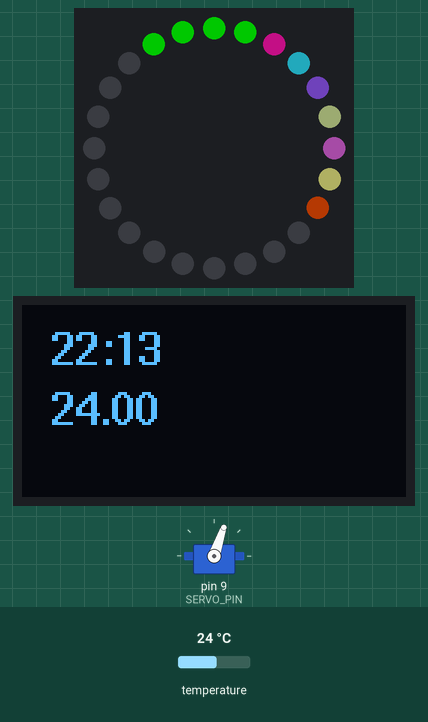
A sketch run on a simulated Arduino Uno, built with avr-gcc and run on an emulated ATmega328P. Shown: servo, 24 RGB LEDs in a ring, first at the top, clockwise, 128×64 one-colour display. Inputs (shaded band) come from the test bench; at power-on: temperature 24 °C. Dim RGB values are drawn brighter than linear; the local clock reads 2024-03-15 10:24:30 at power-on unless the sketch sets it; random numbers use the default seed unless the sketch sets one.

Above: at 1.2 s.
1.3 s: temperature set to 12 °C
At 2.9 s:
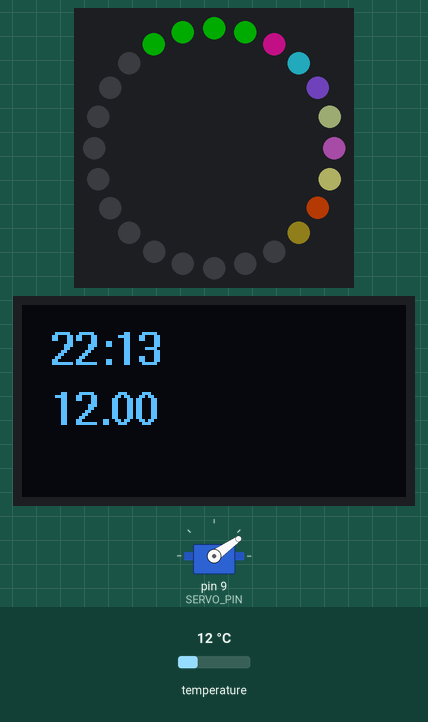
4.3 s: temperature set to 19 °C
At 5.7 s:
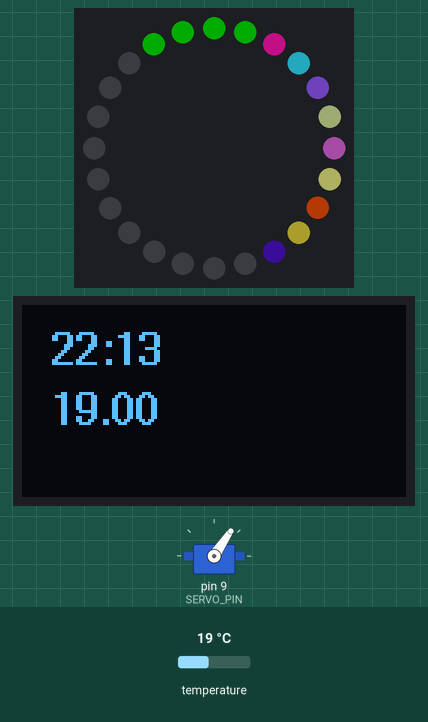
7.3 s: temperature set to 41 °C
At 9.0 s:
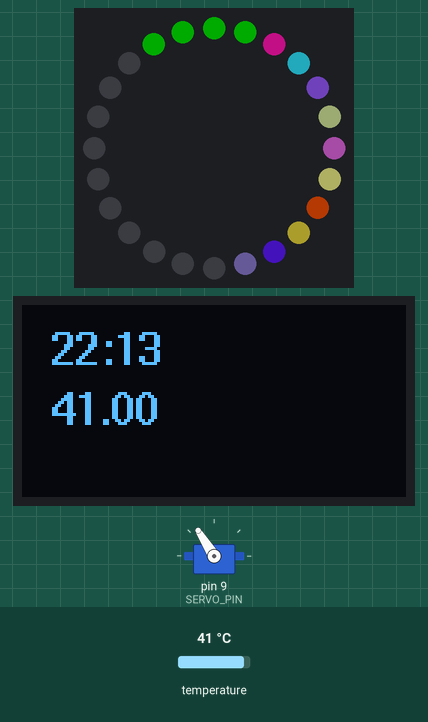
10.3 s: temperature set to 28 °C
At 11.9 s:
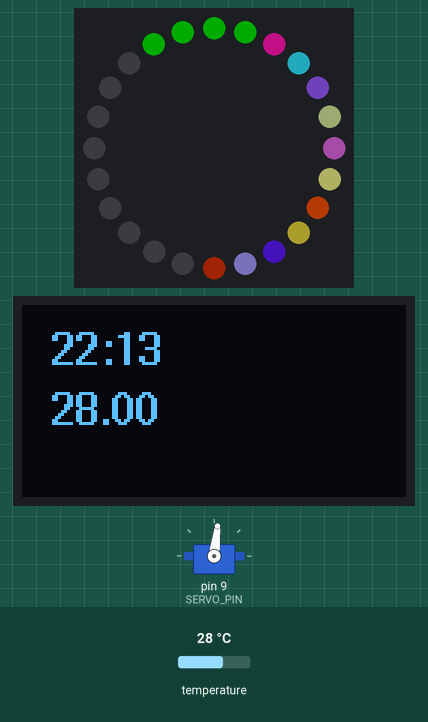
13.3 s: temperature set to 9 °C
At 15.0 s:
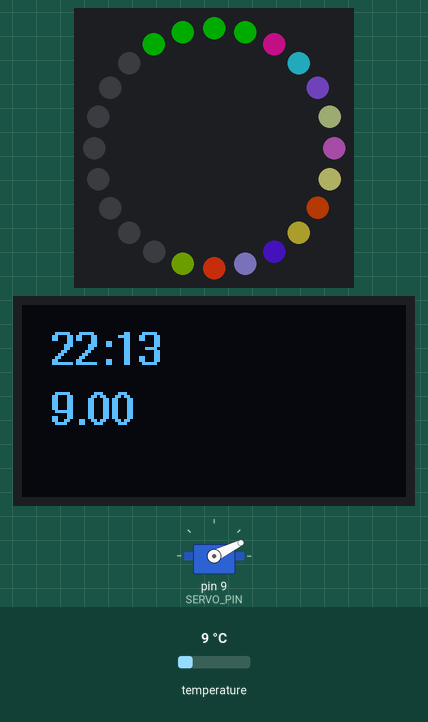
Timing chart, 0 to 16.5 s (numbered marks = the images above; inputs shaded):
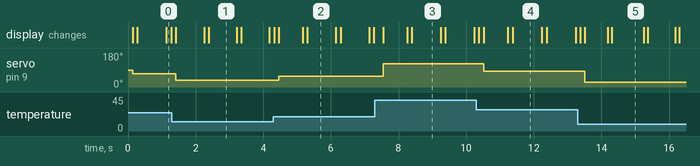

Measured:
- after the input at 1.3 s, servo on pin 9 (SERVO_PIN): 71° → 35° after 0.12 s
- after the input at 4.3 s, servo on pin 9 (SERVO_PIN): 35° → 56° after 0.16 s
- after the input at 7.3 s, servo on pin 9 (SERVO_PIN): 56° → 122° after 0.25 s
- after the input at 10.3 s, servo on pin 9 (SERVO_PIN): 122° → 83° after 0.22 s
- after the input at 13.3 s, servo on pin 9 (SERVO_PIN): 83° → 26° after 0.21 s

The sketch:

clockMega.ino
```cpp
#include <Servo.h>
#include "U8glib.h"
#include <Wire.h>
#include <RtcDS3231.h>
#include <Adafruit_NeoPixel.h>


#define SCREEN_WIDTH 128 // OLED display width, in pixels
#define SCREEN_HEIGHT 64 // OLED display height, in pixels
#define OLED_RESET     -1 // Reset pin, -1 for arduino share
#define SERVO_PIN 9
#define RAINBOW true


const int neoPin = 7;
const byte neoPixels = 24;
byte neoBright = 100;

Adafruit_NeoPixel ring = Adafruit_NeoPixel(neoPixels, neoPin, NEO_GRB);


U8GLIB_SSD1306_128X64 oled(U8G_I2C_OPT_NONE);

RtcDS3231<TwoWire> rtcModule(Wire);

//Servo object
Servo myServo;


byte colorArray [20] [3] = {{0,0,0},{0,0,0},{0,0,0},{0,0,0},{0,0,0},{0,0,0},{0,0,0},{0,0,0},{0,0,0},{0,0,0},{0,0,0},{0,0,0},{0,0,0},{0,0,0},{0,0,0},{0,0,0},{0,0,0},{0,0,0},{0,0,0},{0,0,0}};

byte tH;
byte tM;
byte tS;

int ringTimeC = 0;

void rainbowUpdate(){
    // IN: Void
    // OUT: Void
    // DO: Randomizes rgb values in colorArray for rainbowMode. If rainbow mode is turned of this function is never called
    for (byte i = 0; i < 20; i++){
        colorArray[i][0]=byte(random(0,255));
        colorArray[i][1]=byte(random(0,255));
        colorArray[i][2]=byte(random(0,255));
    }
}


void setup(){
    // Serial start
    Serial.begin(9600);

    //Servo start
    myServo.attach(SERVO_PIN);

    //Oled font selection
    oled.setFont(u8g_font_helvB10);

    //RTC setup
    rtcModule.Begin();
    RtcDateTime compiled = RtcDateTime(__DATE__, __TIME__);
    rtcModule.SetDateTime(compiled);

    //Ring setup
	ring.begin();
	ring.setBrightness(neoBright);
	ring.show();

    //Ring color setup (ring or standard)
    if(RAINBOW == false){
        for (int i = 0; i < 20; i++){
            colorArray[i][0]=0;
            colorArray[i][1]=118;
            colorArray[i][2]=189;
        }
    }else{
        rainbowUpdate();
    }
}


void setPos(int degVal){
    // IN: Temperature OlEAD records.
    // OUT: Void function
    // DO: Maps the temperature between 0 and 60, sets the degree to the servo.
    myServo.write(map(degVal,0,60,0,179));
}


float rtcUpdate(){
    // IN: Nothing
    // OUT: temperature value (float)
    // DO: Gets stats from RTC (hours, minutes, seconds, temperature). Sets time to variables and returns temperature
    RtcDateTime now = rtcModule.GetDateTime();
    RtcTemperature rtcTemp = rtcModule.GetTemperature();

    tH = now.Hour();
    tM = now.Minute();
    tS = now.Second();
    return(rtcTemp.AsFloatDegC());

}

void screenWrite(float cTemp){
    // IN: temperature (float)
    // OUT: Void
    // DO: Format hours and minutes to grantee two digits for the display, then write the time and temperature to the screen
    oled.firstPage();
    do{
        String dispH;
        String dispM;
        if(tH<10){dispH = "0" + String(tH);}else{dispH = String(tH);}
        if(tM<10){dispM = "0" + String(tM);}else{dispM = String(tM);}
        oled.drawStr(10, 20, String(dispH + ":" + dispM).c_str());
        oled.drawStr(10,40,String(cTemp).c_str());
    }while(oled.nextPage());
}

void ringLight(){
    // IN: Nothing
    // OUT: Void
    // DO: Sets the color to the curent second. Flashes green lights when a new seconds is detected.
    if(tS != ringTimeC){
        ringTimeC = tS;
        ring.clear();
        ring.setPixelColor(23,ring.Color(0,255,0));
        ring.setPixelColor(22,ring.Color(0,255,0));
        ring.setPixelColor(0,ring.Color(0,255,0));
        ring.setPixelColor(1,ring.Color(0,255,0));


        for (int i = 0; i < int(tS/3); i++){
            ring.setPixelColor(i+2,ring.Color(colorArray[i][0],colorArray[i][1],colorArray[i][2]));
        }
        if(int(tS/3)+1 != 23){
            byte cLed = int(tS/3) +2;
            ring.setPixelColor(cLed, ring.Color(colorArray[cLed-2][0]/3*(tS%3),colorArray[cLed-2][1]/3*(tS%3),colorArray[cLed-2][2]/3*(tS%3)));
        }
    }else{
        ring.setPixelColor(23,ring.Color(0,120,0));
        ring.setPixelColor(22,ring.Color(0,120,0));
        ring.setPixelColor(0,ring.Color(0,120,0));
        ring.setPixelColor(1,ring.Color(0,120,0));
    }
    ring.show();
}

void loop(){
    // Call rtc
    float rtcTemp = rtcUpdate();
    //Write time and temperature to OLED
    screenWrite(rtcTemp);

    // Extra logic for rainbow mode (trigger by changing RAINBOW value in define)
    if((tS == 0)  && (RAINBOW == true)){
        rainbowUpdate();
    }
    // Write position to servo
    setPos(rtcTemp);
    // Update ring-light
    ringLight();
    // Delay 20ms
    delay(20);
}


/*
Lärdommar från första projektet:
Under detta projektet hittade jag github wiki sidan på github vilket var väldigt trevligt för det underlättade att hitta info om
arduino libraries (om skaparna hade tagit tid att göra dem), utöver det har jag nu lärt mig hur jag ska kommentera kod under denna kursen.
*/
```
